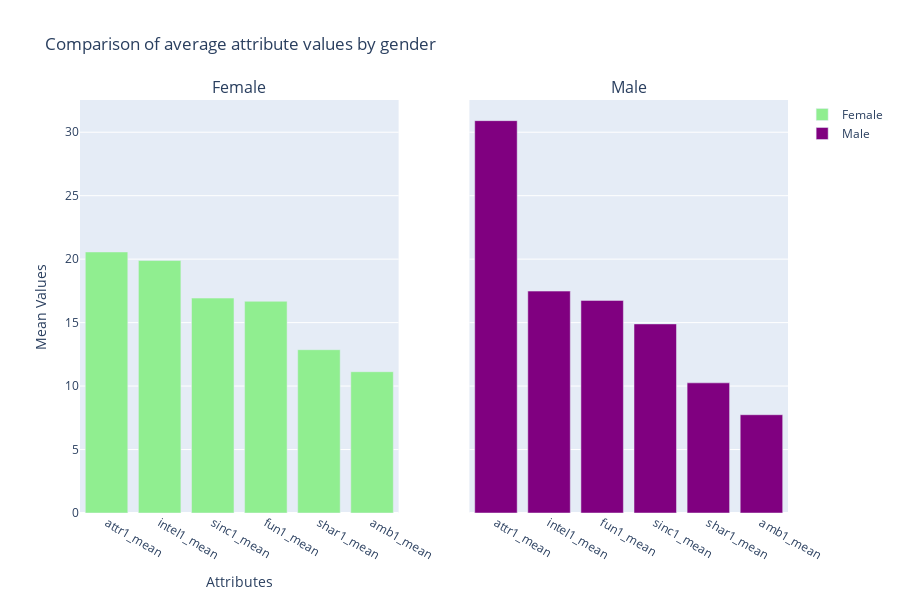

Source (notebook cell):
### Code cell
fig = make_subplots(rows=1, cols=2, subplot_titles=("Female", "Male"), shared_yaxes=True)

fig.add_trace(go.Bar(
    x=female_values_df.index,
    y=female_values_df.values,
    name='Female',
    marker_color='lightgreen'
    ),
    row=1, col=1
    )

fig.add_trace(go.Bar(
    x=male_values_df.index,
    y=male_values_df.values,
    name='Male',
    marker_color='purple'
    ),
    row=1, col=2
)

fig.update_layout(
    title="Comparison of average attribute values by gender",
    xaxis_title="Attributes",
    yaxis_title="Mean Values",
    height=600,
    width=900
    
)

### Figure 1 — Plotly figure (JSON) as saved in the notebook; plotly's stock layout.template omitted (floating-point values rounded to 4 significant figures)
{"data": [{"marker": {"color": "lightgreen"}, "name": "Female", "type": "bar", "x": ["attr1_mean", "intel1_mean", "sinc1_mean", "fun1_mean", "shar1_mean", "amb1_mean"], "xaxis": "x", "y": [20.56, 19.89, 16.93, 16.68, 12.87, 11.13], "yaxis": "y"}, {"marker": {"color": "purple"}, "name": "Male", "type": "bar", "x": ["attr1_mean", "intel1_mean", "fun1_mean", "sinc1_mean", "shar1_mean", "amb1_mean"], "xaxis": "x2", "y": [30.91, 17.48, 16.75, 14.9, 10.25, 7.743], "yaxis": "y2"}], "layout": {"annotations": [{"font": {"size": 16}, "showarrow": false, "text": "Female", "x": 0.225, "xanchor": "center", "xref": "paper", "y": 1, "yanchor": "bottom", "yref": "paper"}, {"font": {"size": 16}, "showarrow": false, "text": "Male", "x": 0.775, "xanchor": "center", "xref": "paper", "y": 1, "yanchor": "bottom", "yref": "paper"}], "height": 600, "title": {"text": "Comparison of average attribute values by gender"}, "width": 900, "xaxis": {"anchor": "y", "domain": [0, 0.45], "title": {"text": "Attributes"}}, "xaxis2": {"anchor": "y2", "domain": [0.55, 1]}, "yaxis": {"anchor": "x", "domain": [0, 1], "title": {"text": "Mean Values"}}, "yaxis2": {"anchor": "x2", "domain": [0, 1], "matches": "y", "showticklabels": false}}}
